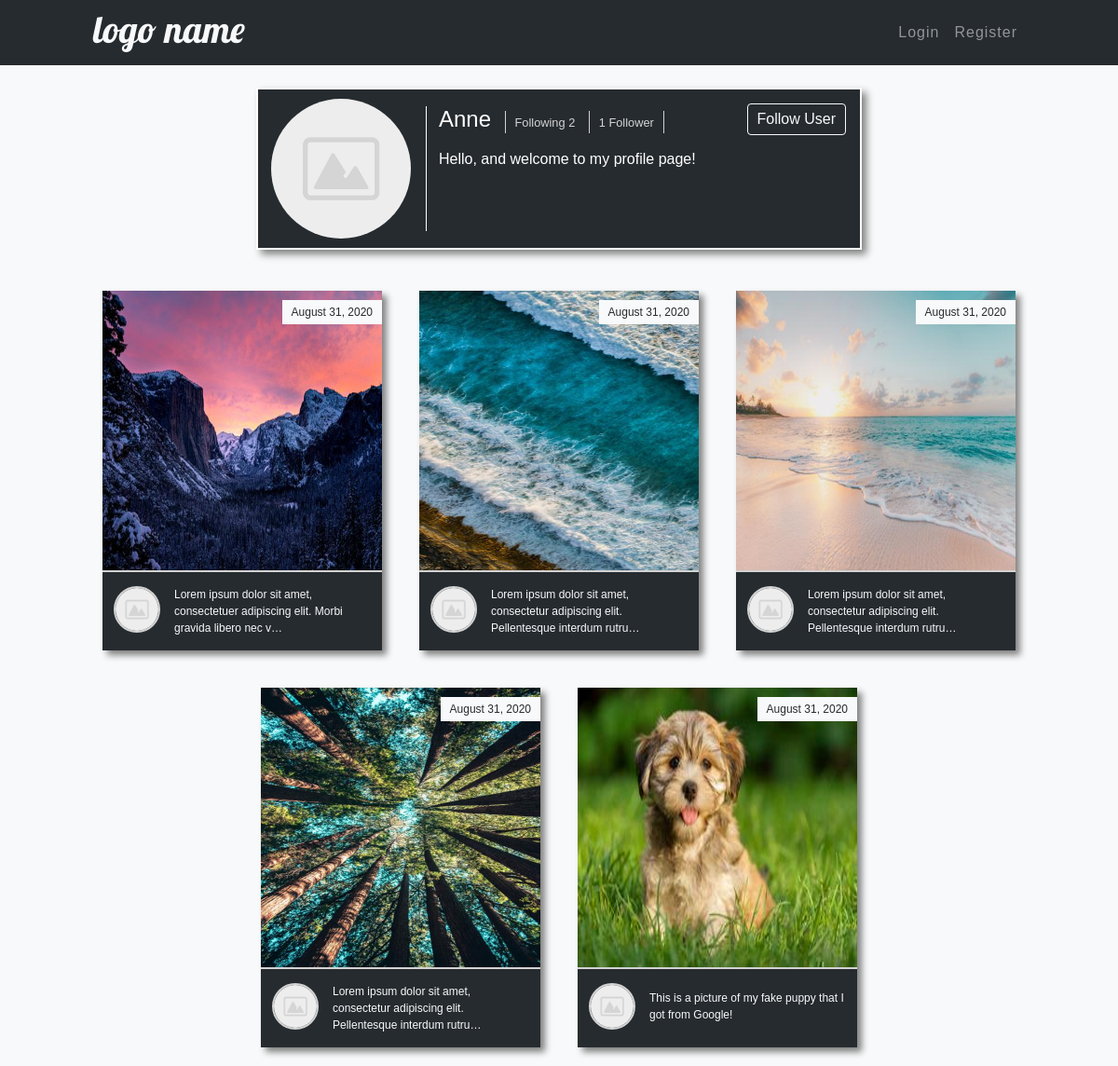
Screenshot of /user/profile/Anne/ with the database file from the repository.
### users/models.py (models this page shows, shortened)
class Profile(models.Model):
    user = models.OneToOneField(User, on_delete=models.CASCADE)
    image = models.ImageField(default='default.jpg', upload_to='profile-image')
    bio = models.CharField(max_length=150)
    following = models.ManyToManyField(User, related_name='followers')

### photo_sharing/models.py (models this page shows, shortened)
class Post(models.Model):
    user = models.ForeignKey(User, on_delete=models.CASCADE)
    image = models.ImageField(upload_to='post-images')
    description = models.TextField()
    date_created = models.DateTimeField(auto_now_add=True)

### users/views.py (the view)
# urls.py: path('profile/<str:username>/', views.profile, name='profile'),
def profile(request, username):
    user = User.objects.get(username=username)
    posts = Post.objects.filter(user=user).all().order_by('-date_created')
    return render(request, 'users/profile.html', {
        'person': user,
        'posts': posts
    })

### users/templates/users/profile.html
{% extends 'photo_sharing/layout.html' %}
{% block content %}
    <div class='profile-background my-4'>
        <div class="profile-block">
            <div class='image-col mr-3 pl-1'>
                <img class='profile-image' src="{{ person.profile.image.url }}" alt="User Profile Image">
            </div>
            <div class='bio-col my-2'>
                <h4 class='d-inline-block'>{{ person.username|title }}</h4>
                <div class='d-inline-block'>
                    <div class='following'><a href="{% url 'following' person.username %}"><small>Following {{ person.profile.following.all.count }}</small></a></div>
                    <div class='followers'><a href="{% url 'followers' person.username %}"><small>{{ person.followers.all.count }}
                    {% if person.followers.all.count == 1 %}
                    Follower
                    {% else %}
                    Followers
                    {% endif %}
                    </small></a></div>
                </div>
                <p class='mt-2'>{{ person.profile.bio }}</p>
                {% if person == user %}
                    <a class='btn btn-outline-light follow-btn' href="{% url 'edit-profile' user.profile.id %}">Edit Profile</a>
                {% else %}
                    <a class='btn btn-outline-light follow-btn' href="{% url 'follow' person.id %}">Follow User</a>
                {% endif %}
            </div>
        </div>
    </div>
    <div class="row no-gutters justify-content-center">
        {% for post in posts %}
            <div class="col-3 post-block">
                <div class='post-image'>
                    <img src="{{ post.image.url }}" alt="Post Image">
                </div>
                <p class='post-date'>{{ post.date_created|date:'F d, Y' }}</p>
                <div class='post-description-section'>
                    <div class='post-user-image'>
                        <img src="{{ post.user.profile.image.url }}" alt="User Profile Image">
                    </div>
                    <div class='post-description'>
                        <p class='post-p'>{{ post.description|truncatechars:85 }}</p>
                    </div>
                </div>
            </div>
        {% endfor %}
    </div>
{% endblock %}

### photo_sharing/static/photo_sharing/main.css (style rules this page uses)
body { background: #f8f9fa; font-family: Helvetica, sans-serif; color: #f8f9fa; }
.profile-image { height: 150px; width: 150px; }
.profile-block { display: flex; position: relative; width: 650px; margin: auto; color: white; background: #262B2F; border: 2px solid white; padding: 10px; box-shadow: 5px 5px 8px grey; }
.image-col img { border-radius: 50%; }
.bio-col { border-left: 1px solid white; padding-left: 13px; padding-right: 120px; overflow-x: hidden; }
.follow-btn { position: absolute; top: 15px; right: 15px; padding: 4px 10px; }
.following { display: inline-block; border-left: 1px solid lightgrey; padding-left: 10px; margin-left: 10px; }
.followers { display: inline-block; border-left: 1px solid lightgrey; border-right: 1px solid lightgrey; padding-left: 10px; padding-right: 10px; margin-left: 10px; }
.following a, .followers a { color: lightgrey; }
.post-block { background: #262B2F; display: flex; flex-direction: column; box-sizing: border-box; margin: 20px; box-shadow: 5px 5px 7px grey; }
.post-image { width: 100%; height: 300px; }
.post-image img { height: 300px; width: 100%; }
.post-description-section { display: flex; padding: 15px 12px; border-top: 2px solid lightgrey; }
.post-user-image img { width: 50px; height: 50px; border-radius: 50%; border: 2px solid lightgrey; }
.post-description { font-size: 12px; margin: auto; margin-left: 15px; }
.post-description p { margin-bottom: 0; }
.post-date { display: inline-block; position: absolute; top: 10px; right: 0px; background: #f8f9fa; color: #262B2F; padding: 4px 10px; font-size: 12px; }

### rows the page displays
Post: image (picture), date_created "August 31, 2020", user.profile.image (placeholder picture), description "Lorem ipsum dolor sit amet, consectetuer adipiscing elit. Morbi gravida libero nec v…"
Post: image (picture), date_created "August 31, 2020", user.profile.image (placeholder picture), description "Lorem ipsum dolor sit amet, consectetur adipiscing elit. Pellentesque interdum rutru…"
Post: image (picture), date_created "August 31, 2020", user.profile.image (placeholder picture), description "Lorem ipsum dolor sit amet, consectetur adipiscing elit. Pellentesque interdum rutru…"
Post: image (picture), date_created "August 31, 2020", user.profile.image (placeholder picture), description "Lorem ipsum dolor sit amet, consectetur adipiscing elit. Pellentesque interdum rutru…"
Post: image (picture), date_created "August 31, 2020", user.profile.image (placeholder picture), description "This is a picture of my fake puppy that I got from Google!"

### other values shown
{{ person.username|title }} "Anne"
{{ person.profile.following.all.count }} "2"
{{ person.followers.all.count }} "1"
{{ person.profile.bio }} "Hello, and welcome to my profile page!"
